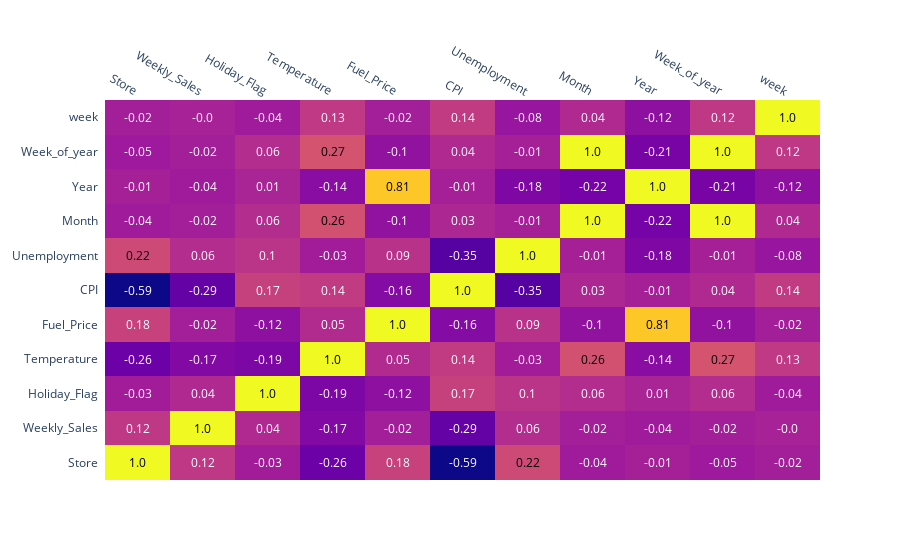

Source (notebook cell):
### Code cell
# Correlation matrix
corr_matrix = df1.corr(numeric_only=True).round(2)


fig = ff.create_annotated_heatmap(corr_matrix.values,
                                  x = corr_matrix.columns.tolist(),
                                  y = corr_matrix.index.tolist())


fig.show()

### Figure 1 — Plotly figure (JSON) as saved in the notebook; plotly's stock layout.template omitted (floating-point values rounded to 4 significant figures)
{"data": [{"colorscale": [[0, "#0d0887"], [0.1111, "#46039f"], [0.2222, "#7201a8"], [0.3333, "#9c179e"], [0.4444, "#bd3786"], [0.5556, "#d8576b"], [0.6667, "#ed7953"], [0.7778, "#fb9f3a"], [0.8889, "#fdca26"], [1, "#f0f921"]], "reversescale": false, "showscale": false, "type": "heatmap", "x": ["Store", "Weekly_Sales", "Holiday_Flag", "Temperature", "Fuel_Price", "CPI", "Unemployment", "Month", "Year", "Week_of_year", "week"], "y": ["Store", "Weekly_Sales", "Holiday_Flag", "Temperature", "Fuel_Price", "CPI", "Unemployment", "Month", "Year", "Week_of_year", "week"], "z": [[1.0, 0.12, -0.03, -0.26, 0.18, -0.59, 0.22, -0.04, -0.01, -0.05, -0.02], [0.12, 1.0, 0.04, -0.17, -0.02, -0.29, 0.06, -0.02, -0.04, -0.02, -0.0], [-0.03, 0.04, 1.0, -0.19, -0.12, 0.17, 0.1, 0.06, 0.01, 0.06, -0.04], [-0.26, -0.17, -0.19, 1.0, 0.05, 0.14, -0.03, 0.26, -0.14, 0.27, 0.13], [0.18, -0.02, -0.12, 0.05, 1.0, -0.16, 0.09, -0.1, 0.81, -0.1, -0.02], [-0.59, -0.29, 0.17, 0.14, -0.16, 1.0, -0.35, 0.03, -0.01, 0.04, 0.14], [0.22, 0.06, 0.1, -0.03, 0.09, -0.35, 1.0, -0.01, -0.18, -0.01, -0.08], [-0.04, -0.02, 0.06, 0.26, -0.1, 0.03, -0.01, 1.0, -0.22, 1.0, 0.04], [-0.01, -0.04, 0.01, -0.14, 0.81, -0.01, -0.18, -0.22, 1.0, -0.21, -0.12], [-0.05, -0.02, 0.06, 0.27, -0.1, 0.04, -0.01, 1.0, -0.21, 1.0, 0.12], [-0.02, -0.0, -0.04, 0.13, -0.02, 0.14, -0.08, 0.04, -0.12, 0.12, 1.0]]}], "layout": {"annotations": [{"font": {"color": "#000000"}, "showarrow": false, "text": "1.0", "x": "Store", "xref": "x", "y": "Store", "yref": "y"}, {"font": {"color": "#FFFFFF"}, "showarrow": false, "text": "0.12", "x": "Weekly_Sales", "xref": "x", "y": "Store", "yref": "y"}, {"font": {"color": "#FFFFFF"}, "showarrow": false, "text": "-0.03", "x": "Holiday_Flag", "xref": "x", "y": "Store", "yref": "y"}, {"font": {"color": "#FFFFFF"}, "showarrow": false, "text": "-0.26", "x": "Temperature", "xref": "x", "y": "Store", "yref": "y"}, {"font": {"color": "#FFFFFF"}, "showarrow": false, "text": "0.18", "x": "Fuel_Price", "xref": "x", "y": "Store", "yref": "y"}, {"font": {"color": "#FFFFFF"}, "showarrow": false, "text": "-0.59", "x": "CPI", "xref": "x", "y": "Store", "yref": "y"}, {"font": {"color": "#000000"}, "showarrow": false, "text": "0.22", "x": "Unemployment", "xref": "x", "y": "Store", "yref": "y"}, {"font": {"color": "#FFFFFF"}, "showarrow": false, "text": "-0.04", "x": "Month", "xref": "x", "y": "Store", "yref": "y"}, {"font": {"color": "#FFFFFF"}, "showarrow": false, "text": "-0.01", "x": "Year", "xref": "x", "y": "Store", "yref": "y"}, {"font": {"color": "#FFFFFF"}, "showarrow": false, "text": "-0.05", "x": "Week_of_year", "xref": "x", "y": "Store", "yref": "y"}, {"font": {"color": "#FFFFFF"}, "showarrow": false, "text": "-0.02", "x": "week", "xref": "x", "y": "Store", "yref": "y"}, {"font": {"color": "#FFFFFF"}, "showarrow": false, "text": "0.12", "x": "Store", "xref": "x", "y": "Weekly_Sales", "yref": "y"}, {"font": {"color": "#000000"}, "showarrow": false, "text": "1.0", "x": "Weekly_Sales", "xref": "x", "y": "Weekly_Sales", "yref": "y"}, {"font": {"color": "#FFFFFF"}, "showarrow": false, "text": "0.04", "x": "Holiday_Flag", "xref": "x", "y": "Weekly_Sales", "yref": "y"}, {"font": {"color": "#FFFFFF"}, "showarrow": false, "text": "-0.17", "x": "Temperature", "xref": "x", "y": "Weekly_Sales", "yref": "y"}, {"font": {"color": "#FFFFFF"}, "showarrow": false, "text": "-0.02", "x": "Fuel_Price", "xref": "x", "y": "Weekly_Sales", "yref": "y"}, {"font": {"color": "#FFFFFF"}, "showarrow": false, "text": "-0.29", "x": "CPI", "xref": "x", "y": "Weekly_Sales", "yref": "y"}, {"font": {"color": "#FFFFFF"}, "showarrow": false, "text": "0.06", "x": "Unemployment", "xref": "x", "y": "Weekly_Sales", "yref": "y"}, {"font": {"color": "#FFFFFF"}, "showarrow": false, "text": "-0.02", "x": "Month", "xref": "x", "y": "Weekly_Sales", "yref": "y"}, {"font": {"color": "#FFFFFF"}, "showarrow": false, "text": "-0.04", "x": "Year", "xref": "x", "y": "Weekly_Sales", "yref": "y"}, {"font": {"color": "#FFFFFF"}, "showarrow": false, "text": "-0.02", "x": "Week_of_year", "xref": "x", "y": "Weekly_Sales", "yref": "y"}, {"font": {"color": "#FFFFFF"}, "showarrow": false, "text": "-0.0", "x": "week", "xref": "x", "y": "Weekly_Sales", "yref": "y"}, {"font": {"color": "#FFFFFF"}, "showarrow": false, "text": "-0.03", "x": "Store", "xref": "x", "y": "Holiday_Flag", "yref": "y"}, {"font": {"color": "#FFFFFF"}, "showarrow": false, "text": "0.04", "x": "Weekly_Sales", "xref": "x", "y": "Holiday_Flag", "yref": "y"}, {"font": {"color": "#000000"}, "showarrow": false, "text": "1.0", "x": "Holiday_Flag", "xref": "x", "y": "Holiday_Flag", "yref": "y"}, {"font": {"color": "#FFFFFF"}, "showarrow": false, "text": "-0.19", "x": "Temperature", "xref": "x", "y": "Holiday_Flag", "yref": "y"}, {"font": {"color": "#FFFFFF"}, "showarrow": false, "text": "-0.12", "x": "Fuel_Price", "xref": "x", "y": "Holiday_Flag", "yref": "y"}, {"font": {"color": "#FFFFFF"}, "showarrow": false, "text": "0.17", "x": "CPI", "xref": "x", "y": "Holiday_Flag", "yref": "y"}, {"font": {"color": "#FFFFFF"}, "showarrow": false, "text": "0.1", "x": "Unemployment", "xref": "x", "y": "Holiday_Flag", "yref": "y"}, {"font": {"color": "#FFFFFF"}, "showarrow": false, "text": "0.06", "x": "Month", "xref": "x", "y": "Holiday_Flag", "yref": "y"}, {"font": {"color": "#FFFFFF"}, "showarrow": false, "text": "0.01", "x": "Year", "xref": "x", "y": "Holiday_Flag", "yref": "y"}, {"font": {"color": "#FFFFFF"}, "showarrow": false, "text": "0.06", "x": "Week_of_year", "xref": "x", "y": "Holiday_Flag", "yref": "y"}, {"font": {"color": "#FFFFFF"}, "showarrow": false, "text": "-0.04", "x": "week", "xref": "x", "y": "Holiday_Flag", "yref": "y"}, {"font": {"color": "#FFFFFF"}, "showarrow": false, "text": "-0.26", "x": "Store", "xref": "x", "y": "Temperature", "yref": "y"}, {"font": {"color": "#FFFFFF"}, "showarrow": false, "text": "-0.17", "x": "Weekly_Sales", "xref": "x", "y": "Temperature", "yref": "y"}, {"font": {"color": "#FFFFFF"}, "showarrow": false, "text": "-0.19", "x": "Holiday_Flag", "xref": "x", "y": "Temperature", "yref": "y"}, {"font": {"color": "#000000"}, "showarrow": false, "text": "1.0", "x": "Temperature", "xref": "x", "y": "Temperature", "yref": "y"}, {"font": {"color": "#FFFFFF"}, "showarrow": false, "text": "0.05", "x": "Fuel_Price", "xref": "x", "y": "Temperature", "yref": "y"}, {"font": {"color": "#FFFFFF"}, "showarrow": false, "text": "0.14", "x": "CPI", "xref": "x", "y": "Temperature", "yref": "y"}, {"font": {"color": "#FFFFFF"}, "showarrow": false, "text": "-0.03", "x": "Unemployment", "xref": "x", "y": "Temperature", "yref": "y"}, {"font": {"color": "#000000"}, "showarrow": false, "text": "0.26", "x": "Month", "xref": "x", "y": "Temperature", "yref": "y"}, {"font": {"color": "#FFFFFF"}, "showarrow": false, "text": "-0.14", "x": "Year", "xref": "x", "y": "Temperature", "yref": "y"}, {"font": {"color": "#000000"}, "showarrow": false, "text": "0.27", "x": "Week_of_year", "xref": "x", "y": "Temperature", "yref": "y"}, {"font": {"color": "#FFFFFF"}, "showarrow": false, "text": "0.13", "x": "week", "xref": "x", "y": "Temperature", "yref": "y"}, {"font": {"color": "#FFFFFF"}, "showarrow": false, "text": "0.18", "x": "Store", "xref": "x", "y": "Fuel_Price", "yref": "y"}, {"font": {"color": "#FFFFFF"}, "showarrow": false, "text": "-0.02", "x": "Weekly_Sales", "xref": "x", "y": "Fuel_Price", "yref": "y"}, {"font": {"color": "#FFFFFF"}, "showarrow": false, "text": "-0.12", "x": "Holiday_Flag", "xref": "x", "y": "Fuel_Price", "yref": "y"}, {"font": {"color": "#FFFFFF"}, "showarrow": false, "text": "0.05", "x": "Temperature", "xref": "x", "y": "Fuel_Price", "yref": "y"}, {"font": {"color": "#000000"}, "showarrow": false, "text": "1.0", "x": "Fuel_Price", "xref": "x", "y": "Fuel_Price", "yref": "y"}, {"font": {"color": "#FFFFFF"}, "showarrow": false, "text": "-0.16", "x": "CPI", "xref": "x", "y": "Fuel_Price", "yref": "y"}, {"font": {"color": "#FFFFFF"}, "showarrow": false, "text": "0.09", "x": "Unemployment", "xref": "x", "y": "Fuel_Price", "yref": "y"}, {"font": {"color": "#FFFFFF"}, "showarrow": false, "text": "-0.1", "x": "Month", "xref": "x", "y": "Fuel_Price", "yref": "y"}, {"font": {"color": "#000000"}, "showarrow": false, "text": "0.81", "x": "Year", "xref": "x", "y": "Fuel_Price", "yref": "y"}, {"font": {"color": "#FFFFFF"}, "showarrow": false, "text": "-0.1", "x": "Week_of_year", "xref": "x", "y": "Fuel_Price", "yref": "y"}, {"font": {"color": "#FFFFFF"}, "showarrow": false, "text": "-0.02", "x": "week", "xref": "x", "y": "Fuel_Price", "yref": "y"}, {"font": {"color": "#FFFFFF"}, "showarrow": false, "text": "-0.59", "x": "Store", "xref": "x", "y": "CPI", "yref": "y"}, {"font": {"color": "#FFFFFF"}, "showarrow": false, "text": "-0.29", "x": "Weekly_Sales", "xref": "x", "y": "CPI", "yref": "y"}, {"font": {"color": "#FFFFFF"}, "showarrow": false, "text": "0.17", "x": "Holiday_Flag", "xref": "x", "y": "CPI", "yref": "y"}, {"font": {"color": "#FFFFFF"}, "showarrow": false, "text": "0.14", "x": "Temperature", "xref": "x", "y": "CPI", "yref": "y"}, {"font": {"color": "#FFFFFF"}, "showarrow": false, "text": "-0.16", "x": "Fuel_Price", "xref": "x", "y": "CPI", "yref": "y"}, {"font": {"color": "#000000"}, "showarrow": false, "text": "1.0", "x": "CPI", "xref": "x", "y": "CPI", "yref": "y"}, {"font": {"color": "#FFFFFF"}, "showarrow": false, "text": "-0.35", "x": "Unemployment", "xref": "x", "y": "CPI", "yref": "y"}, {"font": {"color": "#FFFFFF"}, "showarrow": false, "text": "0.03", "x": "Month", "xref": "x", "y": "CPI", "yref": "y"}, {"font": {"color": "#FFFFFF"}, "showarrow": false, "text": "-0.01", "x": "Year", "xref": "x", "y": "CPI", "yref": "y"}, {"font": {"color": "#FFFFFF"}, "showarrow": false, "text": "0.04", "x": "Week_of_year", "xref": "x", "y": "CPI", "yref": "y"}, {"font": {"color": "#FFFFFF"}, "showarrow": false, "text": "0.14", "x": "week", "xref": "x", "y": "CPI", "yref": "y"}, {"font": {"color": "#000000"}, "showarrow": false, "text": "0.22", "x": "Store", "xref": "x", "y": "Unemployment", "yref": "y"}, {"font": {"color": "#FFFFFF"}, "showarrow": false, "text": "0.06", "x": "Weekly_Sales", "xref": "x", "y": "Unemployment", "yref": "y"}, {"font": {"color": "#FFFFFF"}, "showarrow": false, "text": "0.1", "x": "Holiday_Flag", "xref": "x", "y": "Unemployment", "yref": "y"}, {"font": {"color": "#FFFFFF"}, "showarrow": false, "text": "-0.03", "x": "Temperature", "xref": "x", "y": "Unemployment", "yref": "y"}, {"font": {"color": "#FFFFFF"}, "showarrow": false, "text": "0.09", "x": "Fuel_Price", "xref": "x", "y": "Unemployment", "yref": "y"}, {"font": {"color": "#FFFFFF"}, "showarrow": false, "text": "-0.35", "x": "CPI", "xref": "x", "y": "Unemployment", "yref": "y"}, {"font": {"color": "#000000"}, "showarrow": false, "text": "1.0", "x": "Unemployment", "xref": "x", "y": "Unemployment", "yref": "y"}, {"font": {"color": "#FFFFFF"}, "showarrow": false, "text": "-0.01", "x": "Month", "xref": "x", "y": "Unemployment", "yref": "y"}, {"font": {"color": "#FFFFFF"}, "showarrow": false, "text": "-0.18", "x": "Year", "xref": "x", "y": "Unemployment", "yref": "y"}, {"font": {"color": "#FFFFFF"}, "showarrow": false, "text": "-0.01", "x": "Week_of_year", "xref": "x", "y": "Unemployment", "yref": "y"}, {"font": {"color": "#FFFFFF"}, "showarrow": false, "text": "-0.08", "x": "week", "xref": "x", "y": "Unemployment", "yref": "y"}, {"font": {"color": "#FFFFFF"}, "showarrow": false, "text": "-0.04", "x": "Store", "xref": "x", "y": "Month", "yref": "y"}, {"font": {"color": "#FFFFFF"}, "showarrow": false, "text": "-0.02", "x": "Weekly_Sales", "xref": "x", "y": "Month", "yref": "y"}, {"font": {"color": "#FFFFFF"}, "showarrow": false, "text": "0.06", "x": "Holiday_Flag", "xref": "x", "y": "Month", "yref": "y"}, {"font": {"color": "#000000"}, "showarrow": false, "text": "0.26", "x": "Temperature", "xref": "x", "y": "Month", "yref": "y"}, {"font": {"color": "#FFFFFF"}, "showarrow": false, "text": "-0.1", "x": "Fuel_Price", "xref": "x", "y": "Month", "yref": "y"}, {"font": {"color": "#FFFFFF"}, "showarrow": false, "text": "0.03", "x": "CPI", "xref": "x", "y": "Month", "yref": "y"}, {"font": {"color": "#FFFFFF"}, "showarrow": false, "text": "-0.01", "x": "Unemployment", "xref": "x", "y": "Month", "yref": "y"}, {"font": {"color": "#000000"}, "showarrow": false, "text": "1.0", "x": "Month", "xref": "x", "y": "Month", "yref": "y"}, {"font": {"color": "#FFFFFF"}, "showarrow": false, "text": "-0.22", "x": "Year", "xref": "x", "y": "Month", "yref": "y"}, {"font": {"color": "#000000"}, "showarrow": false, "text": "1.0", "x": "Week_of_year", "xref": "x", "y": "Month", "yref": "y"}, {"font": {"color": "#FFFFFF"}, "showarrow": false, "text": "0.04", "x": "week", "xref": "x", "y": "Month", "yref": "y"}, {"font": {"color": "#FFFFFF"}, "showarrow": false, "text": "-0.01", "x": "Store", "xref": "x", "y": "Year", "yref": "y"}, {"font": {"color": "#FFFFFF"}, "showarrow": false, "text": "-0.04", "x": "Weekly_Sales", "xref": "x", "y": "Year", "yref": "y"}, {"font": {"color": "#FFFFFF"}, "showarrow": false, "text": "0.01", "x": "Holiday_Flag", "xref": "x", "y": "Year", "yref": "y"}, {"font": {"color": "#FFFFFF"}, "showarrow": false, "text": "-0.14", "x": "Temperature", "xref": "x", "y": "Year", "yref": "y"}, {"font": {"color": "#000000"}, "showarrow": false, "text": "0.81", "x": "Fuel_Price", "xref": "x", "y": "Year", "yref": "y"}, {"font": {"color": "#FFFFFF"}, "showarrow": false, "text": "-0.01", "x": "CPI", "xref": "x", "y": "Year", "yref": "y"}, {"font": {"color": "#FFFFFF"}, "showarrow": false, "text": "-0.18", "x": "Unemployment", "xref": "x", "y": "Year", "yref": "y"}, {"font": {"color": "#FFFFFF"}, "showarrow": false, "text": "-0.22", "x": "Month", "xref": "x", "y": "Year", "yref": "y"}, {"font": {"color": "#000000"}, "showarrow": false, "text": "1.0", "x": "Year", "xref": "x", "y": "Year", "yref": "y"}, {"font": {"color": "#FFFFFF"}, "showarrow": false, "text": "-0.21", "x": "Week_of_year", "xref": "x", "y": "Year", "yref": "y"}, {"font": {"color": "#FFFFFF"}, "showarrow": false, "text": "-0.12", "x": "week", "xref": "x", "y": "Year", "yref": "y"}, {"font": {"color": "#FFFFFF"}, "showarrow": false, "text": "-0.05", "x": "Store", "xref": "x", "y": "Week_of_year", "yref": "y"}, {"font": {"color": "#FFFFFF"}, "showarrow": false, "text": "-0.02", "x": "Weekly_Sales", "xref": "x", "y": "Week_of_year", "yref": "y"}, {"font": {"color": "#FFFFFF"}, "showarrow": false, "text": "0.06", "x": "Holiday_Flag", "xref": "x", "y": "Week_of_year", "yref": "y"}, {"font": {"color": "#000000"}, "showarrow": false, "text": "0.27", "x": "Temperature", "xref": "x", "y": "Week_of_year", "yref": "y"}, {"font": {"color": "#FFFFFF"}, "showarrow": false, "text": "-0.1", "x": "Fuel_Price", "xref": "x", "y": "Week_of_year", "yref": "y"}, {"font": {"color": "#FFFFFF"}, "showarrow": false, "text": "0.04", "x": "CPI", "xref": "x", "y": "Week_of_year", "yref": "y"}, {"font": {"color": "#FFFFFF"}, "showarrow": false, "text": "-0.01", "x": "Unemployment", "xref": "x", "y": "Week_of_year", "yref": "y"}, {"font": {"color": "#000000"}, "showarrow": false, "text": "1.0", "x": "Month", "xref": "x", "y": "Week_of_year", "yref": "y"}, {"font": {"color": "#FFFFFF"}, "showarrow": false, "text": "-0.21", "x": "Year", "xref": "x", "y": "Week_of_year", "yref": "y"}, {"font": {"color": "#000000"}, "showarrow": false, "text": "1.0", "x": "Week_of_year", "xref": "x", "y": "Week_of_year", "yref": "y"}, {"font": {"color": "#FFFFFF"}, "showarrow": false, "text": "0.12", "x": "week", "xref": "x", "y": "Week_of_year", "yref": "y"}, {"font": {"color": "#FFFFFF"}, "showarrow": false, "text": "-0.02", "x": "Store", "xref": "x", "y": "week", "yref": "y"}, {"font": {"color": "#FFFFFF"}, "showarrow": false, "text": "-0.0", "x": "Weekly_Sales", "xref": "x", "y": "week", "yref": "y"}, {"font": {"color": "#FFFFFF"}, "showarrow": false, "text": "-0.04", "x": "Holiday_Flag", "xref": "x", "y": "week", "yref": "y"}, {"font": {"color": "#FFFFFF"}, "showarrow": false, "text": "0.13", "x": "Temperature", "xref": "x", "y": "week", "yref": "y"}, {"font": {"color": "#FFFFFF"}, "showarrow": false, "text": "-0.02", "x": "Fuel_Price", "xref": "x", "y": "week", "yref": "y"}, {"font": {"color": "#FFFFFF"}, "showarrow": false, "text": "0.14", "x": "CPI", "xref": "x", "y": "week", "yref": "y"}, {"font": {"color": "#FFFFFF"}, "showarrow": false, "text": "-0.08", "x": "Unemployment", "xref": "x", "y": "week", "yref": "y"}, {"font": {"color": "#FFFFFF"}, "showarrow": false, "text": "0.04", "x": "Month", "xref": "x", "y": "week", "yref": "y"}, {"font": {"color": "#FFFFFF"}, "showarrow": false, "text": "-0.12", "x": "Year", "xref": "x", "y": "week", "yref": "y"}, {"font": {"color": "#FFFFFF"}, "showarrow": false, "text": "0.12", "x": "Week_of_year", "xref": "x", "y": "week", "yref": "y"}, {"font": {"color": "#000000"}, "showarrow": false, "text": "1.0", "x": "week", "xref": "x", "y": "week", "yref": "y"}], "xaxis": {"dtick": 1, "gridcolor": "rgb(0, 0, 0)", "side": "top", "ticks": ""}, "yaxis": {"dtick": 1, "ticks": "", "ticksuffix": "  "}}}
